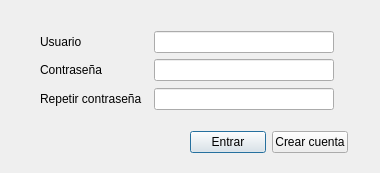
<?xml version="1.0" encoding="UTF-8"?>
<ui version="4.0">
 <class>Dialog</class>
 <widget class="QDialog" name="Dialog">
  <property name="geometry">
   <rect>
    <x>0</x>
    <y>0</y>
    <width>380</width>
    <height>173</height>
   </rect>
  </property>
  <property name="windowTitle">
   <string>Crear cuenta</string>
  </property>
  <widget class="QWidget" name="layoutWidget_2">
   <property name="geometry">
    <rect>
     <x>190</x>
     <y>130</y>
     <width>158</width>
     <height>25</height>
    </rect>
   </property>
   <layout class="QHBoxLayout" name="horizontalLayout_8">
    <item>
     <widget class="QPushButton" name="pushButton_3">
      <property name="text">
       <string>Entrar</string>
      </property>
     </widget>
    </item>
    <item>
     <widget class="QPushButton" name="pushButton_4">
      <property name="text">
       <string>Crear cuenta</string>
      </property>
     </widget>
    </item>
   </layout>
  </widget>
  <widget class="QWidget" name="layoutWidget">
   <property name="geometry">
    <rect>
     <x>40</x>
     <y>30</y>
     <width>294</width>
     <height>82</height>
    </rect>
   </property>
   <layout class="QVBoxLayout" name="verticalLayout_4">
    <item>
     <layout class="QVBoxLayout" name="verticalLayout_3">
      <item>
       <layout class="QHBoxLayout" name="horizontalLayout_6">
        <item>
         <widget class="QLabel" name="label_5">
          <property name="text">
           <string>Usuario</string>
          </property>
         </widget>
        </item>
        <item>
         <spacer name="horizontalSpacer_5">
          <property name="orientation">
           <enum>Qt::Horizontal</enum>
          </property>
          <property name="sizeHint" stdset="0">
           <size>
            <width>40</width>
            <height>20</height>
           </size>
          </property>
         </spacer>
        </item>
        <item>
         <widget class="QLineEdit" name="lineEdit_5">
          <property name="minimumSize">
           <size>
            <width>180</width>
            <height>0</height>
           </size>
          </property>
         </widget>
        </item>
       </layout>
      </item>
      <item>
       <layout class="QHBoxLayout" name="horizontalLayout_7">
        <item>
         <widget class="QLabel" name="label_6">
          <property name="text">
           <string>Contraseña</string>
          </property>
         </widget>
        </item>
        <item>
         <spacer name="horizontalSpacer_6">
          <property name="orientation">
           <enum>Qt::Horizontal</enum>
          </property>
          <property name="sizeHint" stdset="0">
           <size>
            <width>40</width>
            <height>20</height>
           </size>
          </property>
         </spacer>
        </item>
        <item>
         <widget class="QLineEdit" name="lineEdit_6">
          <property name="minimumSize">
           <size>
            <width>180</width>
            <height>0</height>
           </size>
          </property>
         </widget>
        </item>
       </layout>
      </item>
     </layout>
    </item>
    <item>
     <layout class="QHBoxLayout" name="horizontalLayout_9">
      <item>
       <widget class="QLabel" name="label_7">
        <property name="text">
         <string>Repetir contraseña</string>
        </property>
       </widget>
      </item>
      <item>
       <spacer name="horizontalSpacer_7">
        <property name="orientation">
         <enum>Qt::Horizontal</enum>
        </property>
        <property name="sizeHint" stdset="0">
         <size>
          <width>40</width>
          <height>20</height>
         </size>
        </property>
       </spacer>
      </item>
      <item>
       <widget class="QLineEdit" name="lineEdit_7">
        <property name="minimumSize">
         <size>
          <width>180</width>
          <height>0</height>
         </size>
        </property>
       </widget>
      </item>
     </layout>
    </item>
   </layout>
  </widget>
 </widget>
 <resources/>
 <connections/>
</ui>
